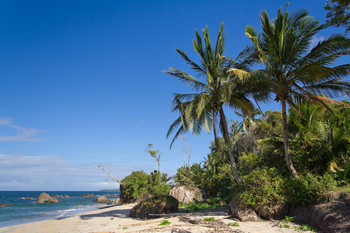
#> input picture images/beach.png, 350 x 233 px
$ python masking.py --image ../images/beach.png
#> lines starting #> are read from the running program, lines starting #| are printed output that depends on the picture; after the words box and inside, x2 and y2 are one past the last pixel; in counts of white or black regions, pixels touching at a corner belong together
import argparse

import numpy as np
import cv2


ap = argparse.ArgumentParser()
ap.add_argument("-i", "--image", required=True, help="Path to the image")
args = vars(ap.parse_args())

image = cv2.imread(args["image"])
#> image is the input picture: shape (233, 350, 3); mean B, G, R 136, 110.4, 78.6
cv2.imshow("Original", image)

mask = np.zeros(image.shape[:2], dtype="uint8")  # Create a mask that is the size of the original image with only zeros
(center_x, center_y) = (image.shape[1] / 2, image.shape[0] / 2)  # Calculate the center of the image
#> center_x = 175; center_y = 116.5
cv2.rectangle(mask,
              (center_x - 75, center_y - 75),
              (center_x + 75, center_y + 75),
              255, -1)  # Create a 75x75 square with the same center filled with white pixels
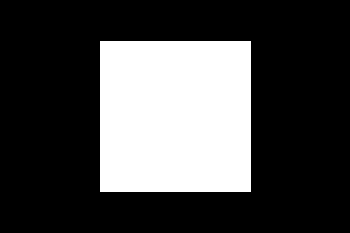
#> mask: shape (233, 350); 28% white; 1 white region, box (x1, y1, x2, y2) and area: (100, 41, 251, 192) 22801

cv2.imshow("Mask", mask)

masked = cv2.bitwise_and(image, image, mask=mask)
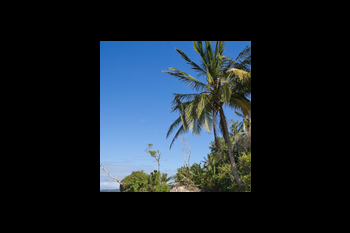
#> masked: shape (233, 350, 3); mean B, G, R 42.3, 34.1, 24.9
cv2.imshow("Mask Applied to Image", masked)

mask = np.zeros(image.shape[:2], dtype="uint8")
cv2.circle(mask, (center_x, center_y), 100, 255, -1)
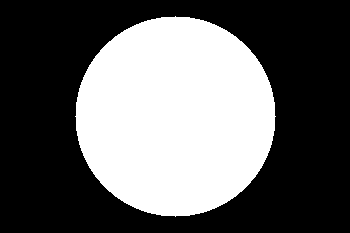
#> mask: shape (233, 350); 38.5% white; 1 white region, box (x1, y1, x2, y2) and area: (75, 16, 276, 217) 31417
masked = cv2.bitwise_and(image, image, mask=mask)
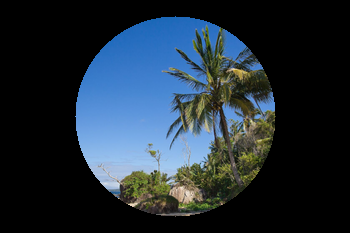
#> masked: shape (233, 350, 3); mean B, G, R 56.3, 45.3, 32.8
cv2.imshow("Circular masked image", masked)

cv2.waitKey(0)

$ run again, on images/messi.png
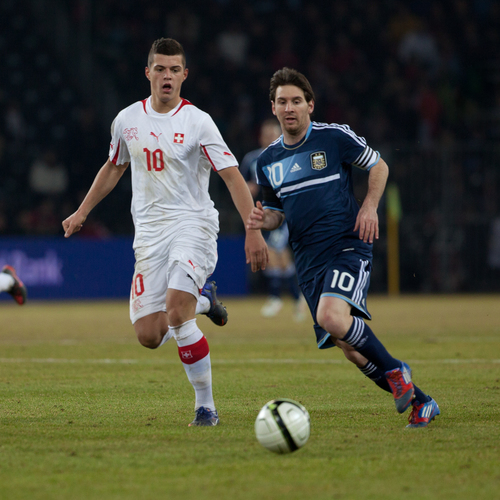
#> input picture images/messi.png, 500 x 500 px
#> image is the input picture: shape (500, 500, 3); mean B, G, R 58.7, 75.7, 74.3
#> `cv2.rectangle(mask, (center_x - 75, center_y - 75), (center_x + 75, ce..`:
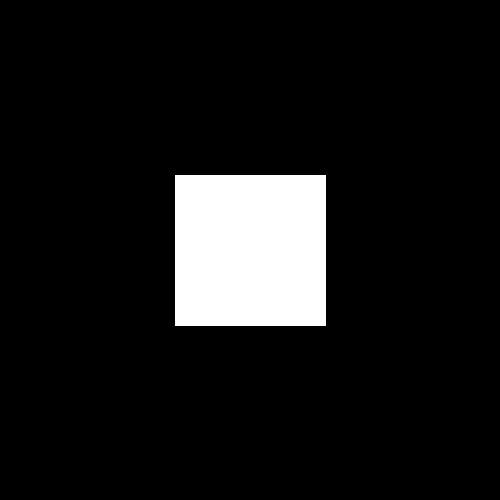
#> mask: shape (500, 500); 9.1% white; 1 white region, box (x1, y1, x2, y2) and area: (175, 175, 326, 326) 22801
#> `masked = cv2.bitwise_and(image, image, mask=mask)`:
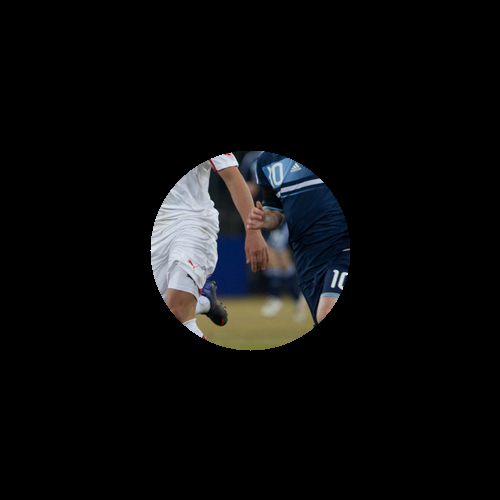
#> masked: shape (500, 500, 3); mean B, G, R 12.6, 12.1, 11.8

$ run again, on images/messi2.png
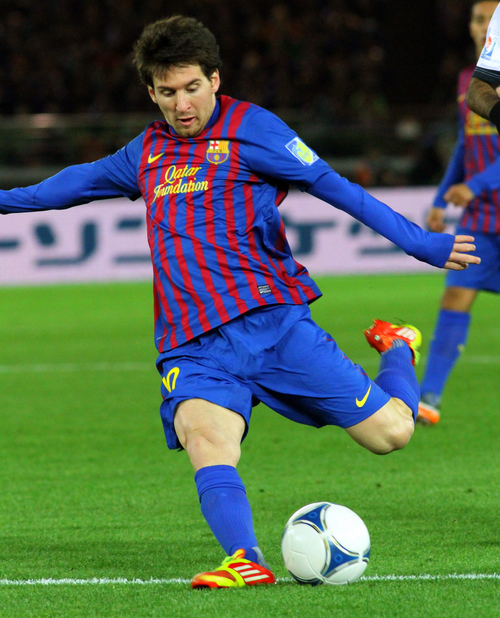
#> input picture images/messi2.png, 500 x 618 px
#> image is the input picture: shape (618, 500, 3); mean B, G, R 78.2, 101.3, 78.3
#> `cv2.rectangle(mask, (center_x - 75, center_y - 75), (center_x + 75, ce..`:
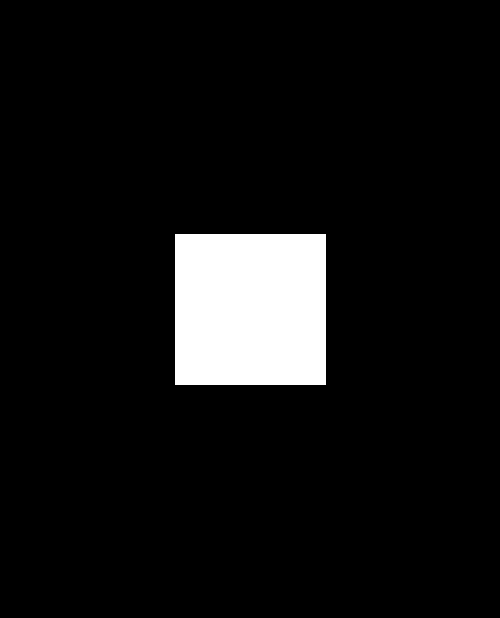
#> mask: shape (618, 500); 7.4% white; 1 white region, box (x1, y1, x2, y2) and area: (175, 234, 326, 385) 22801
#> `masked = cv2.bitwise_and(image, image, mask=mask)`:
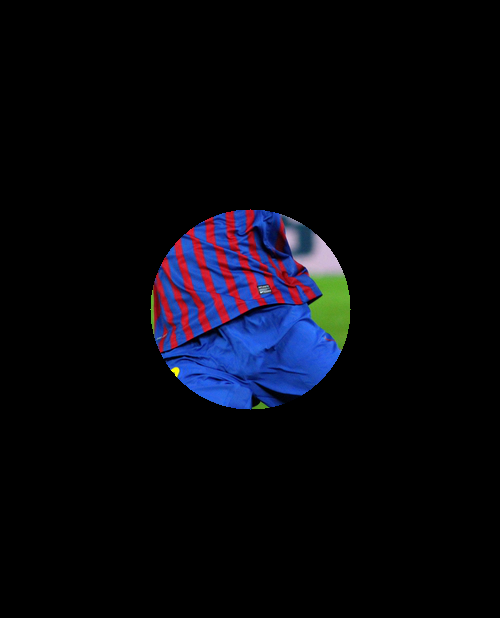
#> masked: shape (618, 500, 3); mean B, G, R 14, 7.2, 7

$ run again, on images/obama.png
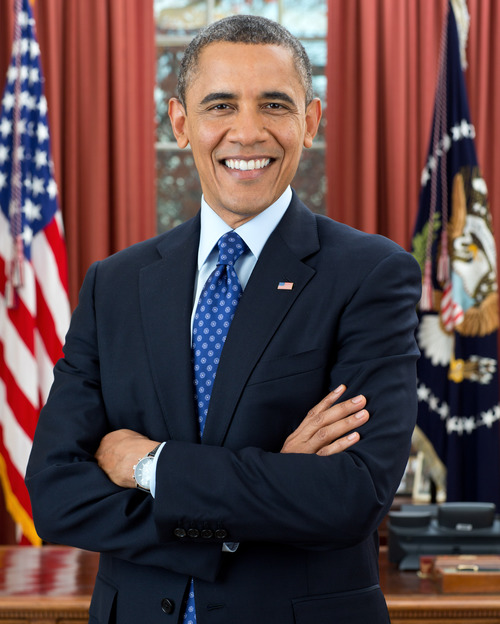
#> input picture images/obama.png, 500 x 624 px
#> image is the input picture: shape (624, 500, 3); mean B, G, R 71.8, 70, 92.6
#> `cv2.rectangle(mask, (center_x - 75, center_y - 75), (center_x + 75, ce..`:
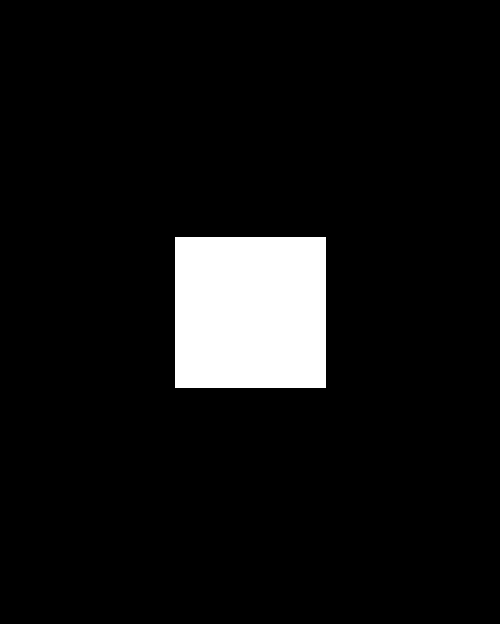
#> mask: shape (624, 500); 7.3% white; 1 white region, box (x1, y1, x2, y2) and area: (175, 237, 326, 388) 22801
#> `masked = cv2.bitwise_and(image, image, mask=mask)`:
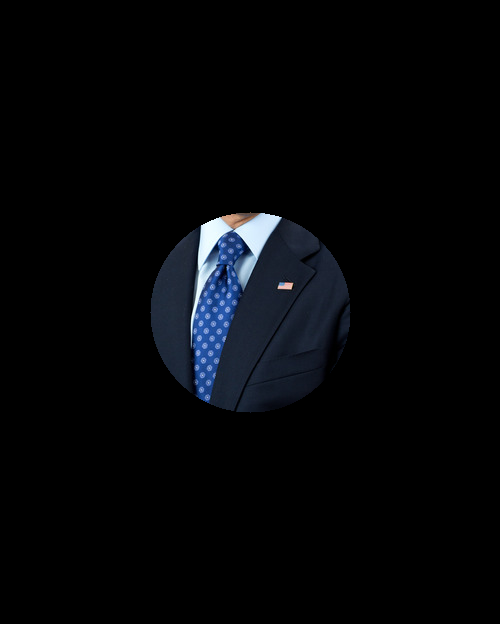
#> masked: shape (624, 500, 3); mean B, G, R 8.1, 5.9, 4.6
